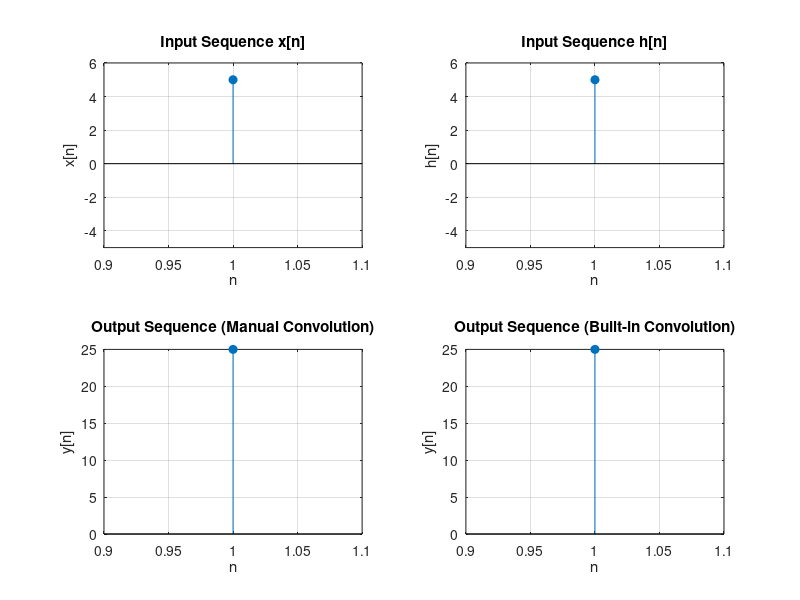

This figure's MATLAB source: (Note: this script raises an error after producing the figure.)
clc;

clf;

close all;



x = input('Enter the 1st sequence x[n] as a vector (e.g., [1, 2, 3, 4]): ');

h = input('Enter the 2nd sequence h[n] as a vector (e.g., [1, 2, 3, 4]): ');



% Lengths of sequences

N = length(x);

M = length(h);

L = N + M - 1;



% Initialize the output sequence for manual convolution

y_manual = zeros(1, L);



% Perform linear convolution manually

for n = 1:L

    for k = 1:N

        if (n - k + 1 > 0) && (n - k + 1 <= M)

            y_manual(n) = y_manual(n) + x(k) * h(n - k + 1);

        end

    end

end



% Compute linear convolution using MATLAB's built-in function

y_builtin = conv(x, h);



disp(y_manual);

disp(y_builtin);

% Plot the first input sequence

subplot(2, 2, 1);

stem(x, 'filled');

title('Input Sequence x[n]');

xlabel('n');

ylabel('x[n]');

grid on;

ylim([-max(x), max(x) + 1]); % Adjust y-axis limits



% Plot the second input sequence

subplot(2, 2, 2);

stem(h, 'filled');

title('Input Sequence h[n]');

xlabel('n');

ylabel('h[n]');

grid on;

ylim([-max(h), max(h) + 1]); % Adjust y-axis limits



% Plot the output sequence from manual convolution

subplot(2, 2, 3);

stem(y_manual, 'filled');

title('Output Sequence (Manual Convolution)');

xlabel('n');

ylabel('y[n]');

grid on; % Adjust y-axis limits



% Plot the output sequence from built-in function

subplot(2, 2, 4);

stem(y_builtin, 'filled');

title('Output Sequence (Built-in Convolution)');

xlabel('n');

ylabel('y[n]');

grid on;



% Adjust layout

sgtitle('Linear Convolution: Manual vs Built-in');
